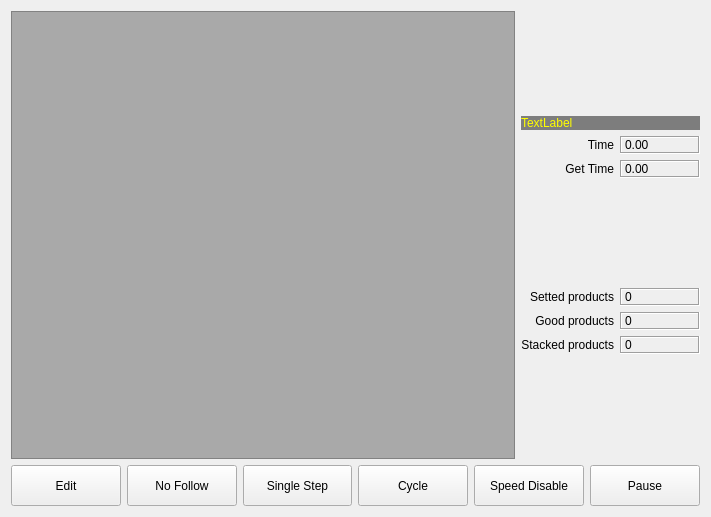
<?xml version="1.0" encoding="UTF-8"?>
<ui version="4.0">
 <class>ICHCProgramMonitorFrame</class>
 <widget class="QFrame" name="ICHCProgramMonitorFrame">
  <property name="geometry">
   <rect>
    <x>0</x>
    <y>0</y>
    <width>711</width>
    <height>517</height>
   </rect>
  </property>
  <property name="windowTitle">
   <string>Frame</string>
  </property>
  <property name="styleSheet">
   <string notr="true">QMessageBox QAbstractButton
{
    min-width: 90px;
	min-height:30px;
}
</string>
  </property>
  <property name="frameShape">
   <enum>QFrame::NoFrame</enum>
  </property>
  <property name="frameShadow">
   <enum>QFrame::Plain</enum>
  </property>
  <layout class="QVBoxLayout" name="verticalLayout">
   <item>
    <layout class="QHBoxLayout" name="horizontalLayout">
     <item>
      <widget class="QListWidget" name="moldContentListWidget">
       <property name="minimumSize">
        <size>
         <width>300</width>
         <height>0</height>
        </size>
       </property>
       <property name="styleSheet">
        <string notr="true">QListView{
background-color: darkgray;
}
QListView::item{
padding:5px;
}</string>
       </property>
       <property name="editTriggers">
        <set>QAbstractItemView::NoEditTriggers</set>
       </property>
       <property name="showDropIndicator" stdset="0">
        <bool>false</bool>
       </property>
       <property name="alternatingRowColors">
        <bool>true</bool>
       </property>
       <property name="selectionMode">
        <enum>QAbstractItemView::ExtendedSelection</enum>
       </property>
       <property name="selectionBehavior">
        <enum>QAbstractItemView::SelectRows</enum>
       </property>
       <property name="spacing">
        <number>1</number>
       </property>
      </widget>
     </item>
     <item>
      <layout class="QGridLayout" name="gridLayout">
       <item row="5" column="1">
        <widget class="QLabel" name="settedProductsLabel">
         <property name="minimumSize">
          <size>
           <width>80</width>
           <height>0</height>
          </size>
         </property>
         <property name="frameShape">
          <enum>QFrame::Box</enum>
         </property>
         <property name="frameShadow">
          <enum>QFrame::Sunken</enum>
         </property>
         <property name="text">
          <string>0</string>
         </property>
        </widget>
       </item>
       <item row="6" column="0">
        <widget class="QLabel" name="label_6">
         <property name="text">
          <string>Good products</string>
         </property>
         <property name="alignment">
          <set>Qt::AlignRight|Qt::AlignTrailing|Qt::AlignVCenter</set>
         </property>
        </widget>
       </item>
       <item row="5" column="0">
        <widget class="QLabel" name="label_3">
         <property name="text">
          <string>Setted products</string>
         </property>
         <property name="alignment">
          <set>Qt::AlignRight|Qt::AlignTrailing|Qt::AlignVCenter</set>
         </property>
        </widget>
       </item>
       <item row="2" column="1">
        <widget class="QLabel" name="timeLabel">
         <property name="minimumSize">
          <size>
           <width>80</width>
           <height>0</height>
          </size>
         </property>
         <property name="frameShape">
          <enum>QFrame::Box</enum>
         </property>
         <property name="frameShadow">
          <enum>QFrame::Sunken</enum>
         </property>
         <property name="text">
          <string>0.00</string>
         </property>
        </widget>
       </item>
       <item row="0" column="0">
        <spacer name="verticalSpacer">
         <property name="orientation">
          <enum>Qt::Vertical</enum>
         </property>
         <property name="sizeHint" stdset="0">
          <size>
           <width>20</width>
           <height>40</height>
          </size>
         </property>
        </spacer>
       </item>
       <item row="6" column="1">
        <widget class="QLabel" name="goodProducts">
         <property name="minimumSize">
          <size>
           <width>80</width>
           <height>0</height>
          </size>
         </property>
         <property name="frameShape">
          <enum>QFrame::Box</enum>
         </property>
         <property name="frameShadow">
          <enum>QFrame::Sunken</enum>
         </property>
         <property name="text">
          <string>0</string>
         </property>
        </widget>
       </item>
       <item row="7" column="0">
        <widget class="QLabel" name="label_8">
         <property name="text">
          <string>Stacked products</string>
         </property>
         <property name="alignment">
          <set>Qt::AlignRight|Qt::AlignTrailing|Qt::AlignVCenter</set>
         </property>
        </widget>
       </item>
       <item row="1" column="0" colspan="2">
        <widget class="QLabel" name="infoLabel">
         <property name="styleSheet">
          <string notr="true">background-color: rgb(125, 125, 125);
color: rgb(255, 255, 0);</string>
         </property>
         <property name="text">
          <string>TextLabel</string>
         </property>
        </widget>
       </item>
       <item row="3" column="0">
        <widget class="QLabel" name="label_4">
         <property name="text">
          <string>Get Time</string>
         </property>
         <property name="alignment">
          <set>Qt::AlignRight|Qt::AlignTrailing|Qt::AlignVCenter</set>
         </property>
        </widget>
       </item>
       <item row="3" column="1">
        <widget class="QLabel" name="getTime">
         <property name="minimumSize">
          <size>
           <width>80</width>
           <height>0</height>
          </size>
         </property>
         <property name="frameShape">
          <enum>QFrame::Box</enum>
         </property>
         <property name="frameShadow">
          <enum>QFrame::Sunken</enum>
         </property>
         <property name="text">
          <string>0.00</string>
         </property>
        </widget>
       </item>
       <item row="4" column="1">
        <spacer name="verticalSpacer_2">
         <property name="orientation">
          <enum>Qt::Vertical</enum>
         </property>
         <property name="sizeHint" stdset="0">
          <size>
           <width>20</width>
           <height>40</height>
          </size>
         </property>
        </spacer>
       </item>
       <item row="2" column="0">
        <widget class="QLabel" name="label_2">
         <property name="text">
          <string>Time</string>
         </property>
         <property name="alignment">
          <set>Qt::AlignRight|Qt::AlignTrailing|Qt::AlignVCenter</set>
         </property>
        </widget>
       </item>
       <item row="7" column="1">
        <widget class="QLabel" name="stackedProducts">
         <property name="minimumSize">
          <size>
           <width>80</width>
           <height>0</height>
          </size>
         </property>
         <property name="frameShape">
          <enum>QFrame::Box</enum>
         </property>
         <property name="frameShadow">
          <enum>QFrame::Sunken</enum>
         </property>
         <property name="text">
          <string>0</string>
         </property>
        </widget>
       </item>
       <item row="8" column="0">
        <spacer name="verticalSpacer_3">
         <property name="orientation">
          <enum>Qt::Vertical</enum>
         </property>
         <property name="sizeHint" stdset="0">
          <size>
           <width>20</width>
           <height>40</height>
          </size>
         </property>
        </spacer>
       </item>
      </layout>
     </item>
    </layout>
   </item>
   <item>
    <layout class="QHBoxLayout" name="horizontalLayout_2">
     <item>
      <widget class="QToolButton" name="editToolButton">
       <property name="sizePolicy">
        <sizepolicy hsizetype="Fixed" vsizetype="Fixed">
         <horstretch>0</horstretch>
         <verstretch>0</verstretch>
        </sizepolicy>
       </property>
       <property name="minimumSize">
        <size>
         <width>100</width>
         <height>41</height>
        </size>
       </property>
       <property name="maximumSize">
        <size>
         <width>120</width>
         <height>41</height>
        </size>
       </property>
       <property name="text">
        <string>Edit</string>
       </property>
       <property name="icon">
        <iconset resource="../resource.qrc">
         <normaloff>:/resource/modify.png</normaloff>:/resource/modify.png</iconset>
       </property>
       <property name="iconSize">
        <size>
         <width>32</width>
         <height>32</height>
        </size>
       </property>
       <property name="toolButtonStyle">
        <enum>Qt::ToolButtonTextBesideIcon</enum>
       </property>
      </widget>
     </item>
     <item>
      <widget class="QToolButton" name="followToolButton">
       <property name="sizePolicy">
        <sizepolicy hsizetype="Fixed" vsizetype="Fixed">
         <horstretch>0</horstretch>
         <verstretch>0</verstretch>
        </sizepolicy>
       </property>
       <property name="minimumSize">
        <size>
         <width>100</width>
         <height>41</height>
        </size>
       </property>
       <property name="maximumSize">
        <size>
         <width>120</width>
         <height>41</height>
        </size>
       </property>
       <property name="text">
        <string>No Follow</string>
       </property>
       <property name="icon">
        <iconset resource="../resource.qrc">
         <normaloff>:/resource/stop.png</normaloff>:/resource/stop.png</iconset>
       </property>
       <property name="iconSize">
        <size>
         <width>32</width>
         <height>32</height>
        </size>
       </property>
       <property name="toolButtonStyle">
        <enum>Qt::ToolButtonTextBesideIcon</enum>
       </property>
      </widget>
     </item>
     <item>
      <widget class="QToolButton" name="singleStepButton">
       <property name="minimumSize">
        <size>
         <width>100</width>
         <height>41</height>
        </size>
       </property>
       <property name="maximumSize">
        <size>
         <width>120</width>
         <height>41</height>
        </size>
       </property>
       <property name="text">
        <string>Single Step</string>
       </property>
       <property name="icon">
        <iconset resource="../resource.qrc">
         <normaloff>:/resource/stepInto.png</normaloff>:/resource/stepInto.png</iconset>
       </property>
       <property name="iconSize">
        <size>
         <width>32</width>
         <height>32</height>
        </size>
       </property>
       <property name="toolButtonStyle">
        <enum>Qt::ToolButtonTextBesideIcon</enum>
       </property>
      </widget>
     </item>
     <item>
      <widget class="QToolButton" name="cycle">
       <property name="minimumSize">
        <size>
         <width>100</width>
         <height>41</height>
        </size>
       </property>
       <property name="maximumSize">
        <size>
         <width>120</width>
         <height>41</height>
        </size>
       </property>
       <property name="text">
        <string>Cycle</string>
       </property>
       <property name="icon">
        <iconset resource="../resource.qrc">
         <normaloff>:/resource/stepInto.png</normaloff>:/resource/stepInto.png</iconset>
       </property>
       <property name="iconSize">
        <size>
         <width>32</width>
         <height>32</height>
        </size>
       </property>
       <property name="toolButtonStyle">
        <enum>Qt::ToolButtonTextBesideIcon</enum>
       </property>
      </widget>
     </item>
     <item>
      <widget class="QToolButton" name="speedEnableButton">
       <property name="minimumSize">
        <size>
         <width>100</width>
         <height>41</height>
        </size>
       </property>
       <property name="maximumSize">
        <size>
         <width>120</width>
         <height>41</height>
        </size>
       </property>
       <property name="text">
        <string>Speed Disable</string>
       </property>
       <property name="icon">
        <iconset resource="../resource.qrc">
         <normaloff>:/resource/switch_off.png</normaloff>:/resource/switch_off.png</iconset>
       </property>
       <property name="iconSize">
        <size>
         <width>32</width>
         <height>32</height>
        </size>
       </property>
       <property name="toolButtonStyle">
        <enum>Qt::ToolButtonTextBesideIcon</enum>
       </property>
      </widget>
     </item>
     <item>
      <widget class="QToolButton" name="pauseButton">
       <property name="minimumSize">
        <size>
         <width>100</width>
         <height>41</height>
        </size>
       </property>
       <property name="maximumSize">
        <size>
         <width>120</width>
         <height>41</height>
        </size>
       </property>
       <property name="text">
        <string>Pause</string>
       </property>
       <property name="icon">
        <iconset resource="../resource.qrc">
         <normaloff>:/resource/wait(32).png</normaloff>:/resource/wait(32).png</iconset>
       </property>
       <property name="iconSize">
        <size>
         <width>32</width>
         <height>32</height>
        </size>
       </property>
       <property name="toolButtonStyle">
        <enum>Qt::ToolButtonTextBesideIcon</enum>
       </property>
      </widget>
     </item>
    </layout>
   </item>
  </layout>
 </widget>
 <resources>
  <include location="../resource.qrc"/>
  <include location="../resource.qrc"/>
  <include location="../resource.qrc"/>
  <include location="../resource.qrc"/>
  <include location="../resource.qrc"/>
 </resources>
 <connections/>
</ui>
